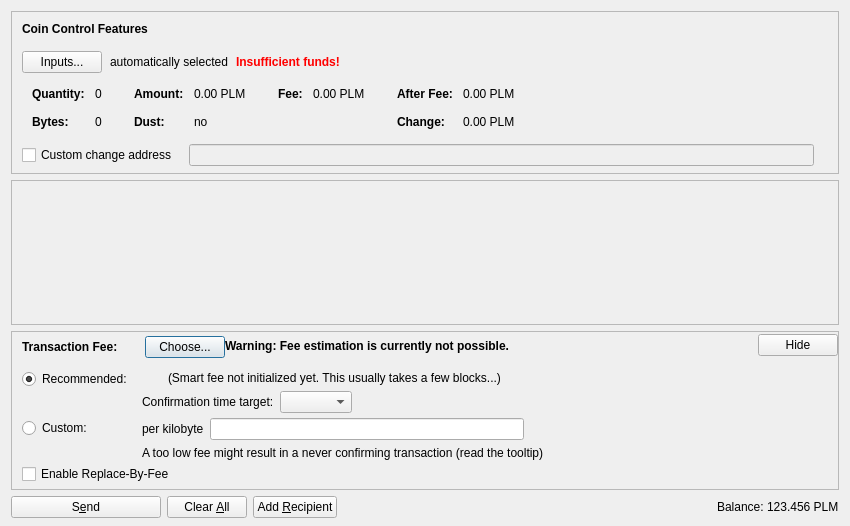
<?xml version="1.0" encoding="UTF-8"?>
<ui version="4.0">
 <class>SendCoinsDialog</class>
 <widget class="QDialog" name="SendCoinsDialog">
  <property name="geometry">
   <rect>
    <x>0</x>
    <y>0</y>
    <width>850</width>
    <height>526</height>
   </rect>
  </property>
  <property name="windowTitle">
   <string>Send Coins</string>
  </property>
  <layout class="QVBoxLayout" name="verticalLayout" stretch="0,1,0,0">
   <property name="bottomMargin">
    <number>8</number>
   </property>
   <item>
    <widget class="QFrame" name="frameCoinControl">
     <property name="sizePolicy">
      <sizepolicy hsizetype="Expanding" vsizetype="Expanding">
       <horstretch>0</horstretch>
       <verstretch>0</verstretch>
      </sizepolicy>
     </property>
     <property name="maximumSize">
      <size>
       <width>16777215</width>
       <height>16777215</height>
      </size>
     </property>
     <property name="frameShape">
      <enum>QFrame::StyledPanel</enum>
     </property>
     <property name="frameShadow">
      <enum>QFrame::Sunken</enum>
     </property>
     <layout class="QVBoxLayout" name="verticalLayoutCoinControl2">
      <property name="spacing">
       <number>0</number>
      </property>
      <property name="leftMargin">
       <number>0</number>
      </property>
      <property name="topMargin">
       <number>0</number>
      </property>
      <property name="rightMargin">
       <number>0</number>
      </property>
      <property name="bottomMargin">
       <number>6</number>
      </property>
      <item>
       <layout class="QVBoxLayout" name="verticalLayoutCoinControl" stretch="0,0,0,0,1">
        <property name="spacing">
         <number>0</number>
        </property>
        <property name="leftMargin">
         <number>10</number>
        </property>
        <property name="topMargin">
         <number>10</number>
        </property>
        <item>
         <layout class="QHBoxLayout" name="horizontalLayoutCoinControl1">
          <property name="bottomMargin">
           <number>15</number>
          </property>
          <item>
           <widget class="QLabel" name="labelCoinControlFeatures">
            <property name="sizePolicy">
             <sizepolicy hsizetype="Preferred" vsizetype="Maximum">
              <horstretch>0</horstretch>
              <verstretch>0</verstretch>
             </sizepolicy>
            </property>
            <property name="font">
             <font>
              <weight>75</weight>
              <bold>true</bold>
             </font>
            </property>
            <property name="styleSheet">
             <string notr="true">font-weight:bold;</string>
            </property>
            <property name="text">
             <string>Coin Control Features</string>
            </property>
           </widget>
          </item>
         </layout>
        </item>
        <item>
         <layout class="QHBoxLayout" name="horizontalLayoutCoinControl2" stretch="0,0,0,0">
          <property name="spacing">
           <number>8</number>
          </property>
          <property name="bottomMargin">
           <number>10</number>
          </property>
          <item>
           <widget class="QPushButton" name="pushButtonCoinControl">
            <property name="styleSheet">
             <string notr="true"/>
            </property>
            <property name="text">
             <string>Inputs...</string>
            </property>
            <property name="autoDefault">
             <bool>false</bool>
            </property>
           </widget>
          </item>
          <item>
           <widget class="QLabel" name="labelCoinControlAutomaticallySelected">
            <property name="text">
             <string>automatically selected</string>
            </property>
            <property name="margin">
             <number>5</number>
            </property>
           </widget>
          </item>
          <item>
           <widget class="QLabel" name="labelCoinControlInsuffFunds">
            <property name="font">
             <font>
              <weight>75</weight>
              <bold>true</bold>
             </font>
            </property>
            <property name="styleSheet">
             <string notr="true">color:red;font-weight:bold;</string>
            </property>
            <property name="text">
             <string>Insufficient funds!</string>
            </property>
            <property name="margin">
             <number>5</number>
            </property>
           </widget>
          </item>
          <item>
           <spacer name="horizontalSpacerCoinControl">
            <property name="orientation">
             <enum>Qt::Horizontal</enum>
            </property>
            <property name="sizeHint" stdset="0">
             <size>
              <width>40</width>
              <height>1</height>
             </size>
            </property>
           </spacer>
          </item>
         </layout>
        </item>
        <item>
         <widget class="QWidget" name="widgetCoinControl" native="true">
          <property name="sizePolicy">
           <sizepolicy hsizetype="Preferred" vsizetype="Preferred">
            <horstretch>0</horstretch>
            <verstretch>0</verstretch>
           </sizepolicy>
          </property>
          <property name="minimumSize">
           <size>
            <width>0</width>
            <height>0</height>
           </size>
          </property>
          <property name="styleSheet">
           <string notr="true"/>
          </property>
          <layout class="QHBoxLayout" name="horizontalLayoutCoinControl5">
           <property name="leftMargin">
            <number>0</number>
           </property>
           <property name="topMargin">
            <number>0</number>
           </property>
           <property name="rightMargin">
            <number>0</number>
           </property>
           <property name="bottomMargin">
            <number>0</number>
           </property>
           <item>
            <layout class="QHBoxLayout" name="horizontalLayoutCoinControl3" stretch="0,0,0,1">
             <property name="spacing">
              <number>20</number>
             </property>
             <property name="topMargin">
              <number>0</number>
             </property>
             <property name="bottomMargin">
              <number>10</number>
             </property>
             <item>
              <layout class="QFormLayout" name="formLayoutCoinControl1">
               <property name="horizontalSpacing">
                <number>10</number>
               </property>
               <property name="verticalSpacing">
                <number>14</number>
               </property>
               <property name="leftMargin">
                <number>10</number>
               </property>
               <property name="topMargin">
                <number>4</number>
               </property>
               <property name="rightMargin">
                <number>6</number>
               </property>
               <item row="0" column="0">
                <widget class="QLabel" name="labelCoinControlQuantityText">
                 <property name="font">
                  <font>
                   <weight>75</weight>
                   <bold>true</bold>
                  </font>
                 </property>
                 <property name="text">
                  <string>Quantity:</string>
                 </property>
                 <property name="margin">
                  <number>0</number>
                 </property>
                </widget>
               </item>
               <item row="0" column="1">
                <widget class="QLabel" name="labelCoinControlQuantity">
                 <property name="cursor">
                  <cursorShape>IBeamCursor</cursorShape>
                 </property>
                 <property name="contextMenuPolicy">
                  <enum>Qt::ActionsContextMenu</enum>
                 </property>
                 <property name="text">
                  <string notr="true">0</string>
                 </property>
                 <property name="margin">
                  <number>0</number>
                 </property>
                 <property name="textInteractionFlags">
                  <set>Qt::LinksAccessibleByMouse|Qt::TextSelectableByKeyboard|Qt::TextSelectableByMouse</set>
                 </property>
                </widget>
               </item>
               <item row="1" column="0">
                <widget class="QLabel" name="labelCoinControlBytesText">
                 <property name="font">
                  <font>
                   <weight>75</weight>
                   <bold>true</bold>
                  </font>
                 </property>
                 <property name="text">
                  <string>Bytes:</string>
                 </property>
                </widget>
               </item>
               <item row="1" column="1">
                <widget class="QLabel" name="labelCoinControlBytes">
                 <property name="cursor">
                  <cursorShape>IBeamCursor</cursorShape>
                 </property>
                 <property name="contextMenuPolicy">
                  <enum>Qt::ActionsContextMenu</enum>
                 </property>
                 <property name="text">
                  <string notr="true">0</string>
                 </property>
                 <property name="textInteractionFlags">
                  <set>Qt::LinksAccessibleByMouse|Qt::TextSelectableByKeyboard|Qt::TextSelectableByMouse</set>
                 </property>
                </widget>
               </item>
              </layout>
             </item>
             <item>
              <layout class="QFormLayout" name="formLayoutCoinControl2">
               <property name="horizontalSpacing">
                <number>10</number>
               </property>
               <property name="verticalSpacing">
                <number>14</number>
               </property>
               <property name="leftMargin">
                <number>6</number>
               </property>
               <property name="topMargin">
                <number>4</number>
               </property>
               <property name="rightMargin">
                <number>6</number>
               </property>
               <item row="0" column="0">
                <widget class="QLabel" name="labelCoinControlAmountText">
                 <property name="font">
                  <font>
                   <weight>75</weight>
                   <bold>true</bold>
                  </font>
                 </property>
                 <property name="text">
                  <string>Amount:</string>
                 </property>
                 <property name="margin">
                  <number>0</number>
                 </property>
                </widget>
               </item>
               <item row="0" column="1">
                <widget class="QLabel" name="labelCoinControlAmount">
                 <property name="cursor">
                  <cursorShape>IBeamCursor</cursorShape>
                 </property>
                 <property name="contextMenuPolicy">
                  <enum>Qt::ActionsContextMenu</enum>
                 </property>
                 <property name="text">
                  <string notr="true">0.00 PLM</string>
                 </property>
                 <property name="textInteractionFlags">
                  <set>Qt::LinksAccessibleByMouse|Qt::TextSelectableByKeyboard|Qt::TextSelectableByMouse</set>
                 </property>
                </widget>
               </item>
               <item row="1" column="0">
                <widget class="QLabel" name="labelCoinControlLowOutputText">
                 <property name="font">
                  <font>
                   <weight>75</weight>
                   <bold>true</bold>
                  </font>
                 </property>
                 <property name="text">
                  <string>Dust:</string>
                 </property>
                </widget>
               </item>
               <item row="1" column="1">
                <widget class="QLabel" name="labelCoinControlLowOutput">
                 <property name="cursor">
                  <cursorShape>IBeamCursor</cursorShape>
                 </property>
                 <property name="contextMenuPolicy">
                  <enum>Qt::ActionsContextMenu</enum>
                 </property>
                 <property name="text">
                  <string notr="true">no</string>
                 </property>
                 <property name="textInteractionFlags">
                  <set>Qt::LinksAccessibleByMouse|Qt::TextSelectableByKeyboard|Qt::TextSelectableByMouse</set>
                 </property>
                </widget>
               </item>
              </layout>
             </item>
             <item>
              <layout class="QFormLayout" name="formLayoutCoinControl3">
               <property name="horizontalSpacing">
                <number>10</number>
               </property>
               <property name="verticalSpacing">
                <number>14</number>
               </property>
               <property name="leftMargin">
                <number>6</number>
               </property>
               <property name="topMargin">
                <number>4</number>
               </property>
               <property name="rightMargin">
                <number>6</number>
               </property>
               <item row="0" column="0">
                <widget class="QLabel" name="labelCoinControlFeeText">
                 <property name="font">
                  <font>
                   <weight>75</weight>
                   <bold>true</bold>
                  </font>
                 </property>
                 <property name="text">
                  <string>Fee:</string>
                 </property>
                 <property name="margin">
                  <number>0</number>
                 </property>
                </widget>
               </item>
               <item row="0" column="1">
                <widget class="QLabel" name="labelCoinControlFee">
                 <property name="cursor">
                  <cursorShape>IBeamCursor</cursorShape>
                 </property>
                 <property name="contextMenuPolicy">
                  <enum>Qt::ActionsContextMenu</enum>
                 </property>
                 <property name="text">
                  <string notr="true">0.00 PLM</string>
                 </property>
                 <property name="textInteractionFlags">
                  <set>Qt::LinksAccessibleByMouse|Qt::TextSelectableByKeyboard|Qt::TextSelectableByMouse</set>
                 </property>
                </widget>
               </item>
              </layout>
             </item>
             <item>
              <layout class="QFormLayout" name="formLayoutCoinControl4">
               <property name="horizontalSpacing">
                <number>10</number>
               </property>
               <property name="verticalSpacing">
                <number>14</number>
               </property>
               <property name="leftMargin">
                <number>6</number>
               </property>
               <property name="topMargin">
                <number>4</number>
               </property>
               <property name="rightMargin">
                <number>6</number>
               </property>
               <item row="0" column="0">
                <widget class="QLabel" name="labelCoinControlAfterFeeText">
                 <property name="font">
                  <font>
                   <weight>75</weight>
                   <bold>true</bold>
                  </font>
                 </property>
                 <property name="text">
                  <string>After Fee:</string>
                 </property>
                 <property name="margin">
                  <number>0</number>
                 </property>
                </widget>
               </item>
               <item row="0" column="1">
                <widget class="QLabel" name="labelCoinControlAfterFee">
                 <property name="cursor">
                  <cursorShape>IBeamCursor</cursorShape>
                 </property>
                 <property name="contextMenuPolicy">
                  <enum>Qt::ActionsContextMenu</enum>
                 </property>
                 <property name="text">
                  <string notr="true">0.00 PLM</string>
                 </property>
                 <property name="textInteractionFlags">
                  <set>Qt::LinksAccessibleByMouse|Qt::TextSelectableByKeyboard|Qt::TextSelectableByMouse</set>
                 </property>
                </widget>
               </item>
               <item row="1" column="0">
                <widget class="QLabel" name="labelCoinControlChangeText">
                 <property name="font">
                  <font>
                   <weight>75</weight>
                   <bold>true</bold>
                  </font>
                 </property>
                 <property name="text">
                  <string>Change:</string>
                 </property>
                </widget>
               </item>
               <item row="1" column="1">
                <widget class="QLabel" name="labelCoinControlChange">
                 <property name="cursor">
                  <cursorShape>IBeamCursor</cursorShape>
                 </property>
                 <property name="contextMenuPolicy">
                  <enum>Qt::ActionsContextMenu</enum>
                 </property>
                 <property name="text">
                  <string notr="true">0.00 PLM</string>
                 </property>
                 <property name="textInteractionFlags">
                  <set>Qt::LinksAccessibleByMouse|Qt::TextSelectableByKeyboard|Qt::TextSelectableByMouse</set>
                 </property>
                </widget>
               </item>
              </layout>
             </item>
            </layout>
           </item>
          </layout>
         </widget>
        </item>
        <item>
         <layout class="QHBoxLayout" name="horizontalLayoutCoinControl4" stretch="0,0,0">
          <property name="spacing">
           <number>12</number>
          </property>
          <property name="sizeConstraint">
           <enum>QLayout::SetDefaultConstraint</enum>
          </property>
          <property name="topMargin">
           <number>5</number>
          </property>
          <property name="rightMargin">
           <number>5</number>
          </property>
          <item>
           <widget class="QCheckBox" name="checkBoxCoinControlChange">
            <property name="toolTip">
             <string>If this is activated, but the change address is empty or invalid, change will be sent to a newly generated address.</string>
            </property>
            <property name="text">
             <string>Custom change address</string>
            </property>
           </widget>
          </item>
          <item>
           <widget class="QValidatedLineEdit" name="lineEditCoinControlChange">
            <property name="enabled">
             <bool>false</bool>
            </property>
            <property name="sizePolicy">
             <sizepolicy hsizetype="Expanding" vsizetype="Fixed">
              <horstretch>0</horstretch>
              <verstretch>0</verstretch>
             </sizepolicy>
            </property>
           </widget>
          </item>
          <item>
           <widget class="QLabel" name="labelCoinControlChangeLabel">
            <property name="sizePolicy">
             <sizepolicy hsizetype="Preferred" vsizetype="Expanding">
              <horstretch>0</horstretch>
              <verstretch>0</verstretch>
             </sizepolicy>
            </property>
            <property name="minimumSize">
             <size>
              <width>0</width>
              <height>0</height>
             </size>
            </property>
            <property name="text">
             <string/>
            </property>
            <property name="margin">
             <number>3</number>
            </property>
           </widget>
          </item>
         </layout>
        </item>
        <item>
         <spacer name="verticalSpacerCoinControl">
          <property name="orientation">
           <enum>Qt::Vertical</enum>
          </property>
          <property name="sizeHint" stdset="0">
           <size>
            <width>800</width>
            <height>1</height>
           </size>
          </property>
         </spacer>
        </item>
       </layout>
      </item>
     </layout>
    </widget>
   </item>
   <item>
    <widget class="QScrollArea" name="scrollArea">
     <property name="widgetResizable">
      <bool>true</bool>
     </property>
     <widget class="QWidget" name="scrollAreaWidgetContents">
      <property name="geometry">
       <rect>
        <x>0</x>
        <y>0</y>
        <width>830</width>
        <height>104</height>
       </rect>
      </property>
      <layout class="QVBoxLayout" name="verticalLayout_2" stretch="0,1">
       <property name="leftMargin">
        <number>0</number>
       </property>
       <property name="topMargin">
        <number>0</number>
       </property>
       <property name="rightMargin">
        <number>0</number>
       </property>
       <property name="bottomMargin">
        <number>0</number>
       </property>
       <item>
        <layout class="QVBoxLayout" name="entries">
         <property name="spacing">
          <number>6</number>
         </property>
        </layout>
       </item>
       <item>
        <spacer name="verticalSpacer">
         <property name="orientation">
          <enum>Qt::Vertical</enum>
         </property>
         <property name="sizeHint" stdset="0">
          <size>
           <width>20</width>
           <height>40</height>
          </size>
         </property>
        </spacer>
       </item>
      </layout>
     </widget>
    </widget>
   </item>
   <item>
    <widget class="QFrame" name="frameFee">
     <property name="sizePolicy">
      <sizepolicy hsizetype="Expanding" vsizetype="Expanding">
       <horstretch>0</horstretch>
       <verstretch>0</verstretch>
      </sizepolicy>
     </property>
     <property name="maximumSize">
      <size>
       <width>16777215</width>
       <height>16777215</height>
      </size>
     </property>
     <property name="frameShape">
      <enum>QFrame::StyledPanel</enum>
     </property>
     <property name="frameShadow">
      <enum>QFrame::Sunken</enum>
     </property>
     <layout class="QVBoxLayout" name="verticalLayoutFee1">
      <property name="spacing">
       <number>0</number>
      </property>
      <property name="leftMargin">
       <number>0</number>
      </property>
      <property name="topMargin">
       <number>0</number>
      </property>
      <property name="rightMargin">
       <number>0</number>
      </property>
      <property name="bottomMargin">
       <number>0</number>
      </property>
      <item>
       <layout class="QVBoxLayout" name="verticalLayoutFee2" stretch="0,0,0">
        <property name="spacing">
         <number>0</number>
        </property>
        <property name="leftMargin">
         <number>10</number>
        </property>
        <property name="topMargin">
         <number>0</number>
        </property>
        <item>
         <layout class="QHBoxLayout" name="horizontalLayoutFee1">
          <property name="bottomMargin">
           <number>0</number>
          </property>
          <item>
           <layout class="QVBoxLayout" name="verticalLayoutFee7">
            <property name="spacing">
             <number>0</number>
            </property>
            <item>
             <spacer name="verticalSpacerSmartFee">
              <property name="orientation">
               <enum>Qt::Vertical</enum>
              </property>
              <property name="sizeType">
               <enum>QSizePolicy::Fixed</enum>
              </property>
              <property name="sizeHint" stdset="0">
               <size>
                <width>1</width>
                <height>4</height>
               </size>
              </property>
             </spacer>
            </item>
            <item>
             <layout class="QHBoxLayout" name="horizontalLayoutSmartFee">
              <property name="spacing">
               <number>10</number>
              </property>
              <item>
               <widget class="QLabel" name="labelFeeHeadline">
                <property name="sizePolicy">
                 <sizepolicy hsizetype="Preferred" vsizetype="Maximum">
                  <horstretch>0</horstretch>
                  <verstretch>0</verstretch>
                 </sizepolicy>
                </property>
                <property name="font">
                 <font>
                  <weight>75</weight>
                  <bold>true</bold>
                 </font>
                </property>
                <property name="styleSheet">
                 <string notr="true">font-weight:bold;</string>
                </property>
                <property name="text">
                 <string>Transaction Fee:</string>
                </property>
               </widget>
              </item>
              <item>
               <widget class="QLabel" name="labelFeeMinimized">
                <property name="text">
                 <string/>
                </property>
               </widget>
              </item>
              <item>
               <widget class="QPushButton" name="buttonChooseFee">
                <property name="text">
                 <string>Choose...</string>
                </property>
               </widget>
              </item>
             </layout>
            </item>
            <item>
             <spacer name="verticalSpacer_5">
              <property name="orientation">
               <enum>Qt::Vertical</enum>
              </property>
              <property name="sizeHint" stdset="0">
               <size>
                <width>1</width>
                <height>1</height>
               </size>
              </property>
             </spacer>
            </item>
           </layout>
          </item>
          <item>
           <widget class="QLabel" name="fallbackFeeWarningLabel">
            <property name="toolTip">
             <string>Using the fallbackfee can result in sending a transaction that will take several hours or days (or never) to confirm. Consider choosing your fee manually or wait until you have validated the complete chain.</string>
            </property>
            <property name="font">
            <font>
                <weight>75</weight>
                <bold>true</bold>
            </font>
            </property>
            <property name="text">
             <string>Warning: Fee estimation is currently not possible.</string>
            </property>
            <property name="wordWrap">
             <bool>false</bool>
            </property>
           </widget>
          </item>
          <item>
           <spacer name="horizontalSpacer_4">
            <property name="orientation">
             <enum>Qt::Horizontal</enum>
            </property>
            <property name="sizeType">
             <enum>QSizePolicy::MinimumExpanding</enum>
            </property>
            <property name="sizeHint" stdset="0">
             <size>
              <width>40</width>
              <height>20</height>
             </size>
            </property>
           </spacer>
          </item>
          <item>
           <widget class="QPushButton" name="buttonMinimizeFee">
            <property name="toolTip">
             <string>Hide transaction fee settings</string>
            </property>
            <property name="text">
             <string>Hide</string>
            </property>
           </widget>
          </item>
         </layout>
        </item>
        <item>
         <widget class="QFrame" name="frameFeeSelection">
          <layout class="QVBoxLayout" name="verticalLayoutFee12">
           <property name="spacing">
            <number>0</number>
           </property>
           <property name="leftMargin">
            <number>0</number>
           </property>
           <property name="topMargin">
            <number>0</number>
           </property>
           <property name="rightMargin">
            <number>0</number>
           </property>
           <property name="bottomMargin">
            <number>0</number>
           </property>
           <item>
            <layout class="QGridLayout" name="gridLayoutFee">
             <property name="topMargin">
              <number>10</number>
             </property>
             <property name="bottomMargin">
              <number>4</number>
             </property>
             <property name="horizontalSpacing">
              <number>10</number>
             </property>
             <property name="verticalSpacing">
              <number>4</number>
             </property>
             <item row="1" column="1">
              <layout class="QVBoxLayout" name="verticalLayoutFee8">
               <property name="spacing">
                <number>6</number>
               </property>
               <item>
                <layout class="QHBoxLayout" name="horizontalLayoutFee13">
                 <item>
                  <widget class="QLabel" name="labelCustomPerKilobyte">
                   <property name="toolTip">
                    <string>Specify a custom fee per kB (1,000 bytes) of the transaction's virtual size.

Note:  Since the fee is calculated on a per-byte basis, a fee of "100 satoshis per kB" for a transaction size of 500 bytes (half of 1 kB) would ultimately yield a fee of only 50 satoshis.</string>
                   </property>
                   <property name="text">
                    <string>per kilobyte</string>
                   </property>
                  </widget>
                 </item>
                 <item>
                  <widget class="PalladiumAmountField" name="customFee"/>
                 </item>
                 <item>
                  <spacer name="horizontalSpacer_6">
                   <property name="orientation">
                    <enum>Qt::Horizontal</enum>
                   </property>
                   <property name="sizeHint" stdset="0">
                    <size>
                     <width>1</width>
                     <height>1</height>
                    </size>
                   </property>
                  </spacer>
                 </item>
                </layout>
               </item>
               <item>
                <layout class="QHBoxLayout" name="horizontalLayoutFee8">
                 <item>
                  <widget class="QLabel" name="labelCustomFeeWarning">
                   <property name="enabled">
                    <bool>true</bool>
                   </property>
                   <property name="toolTip">
                    <string>When there is less transaction volume than space in the blocks, miners as well as relaying nodes may enforce a minimum fee. Paying only this minimum fee is just fine, but be aware that this can result in a never confirming transaction once there is more demand for palladium transactions than the network can process.</string>
                   </property>
                   <property name="text">
                    <string>A too low fee might result in a never confirming transaction (read the tooltip)</string>
                   </property>
                  </widget>
                 </item>
                 <item>
                  <spacer name="horizontalSpacer_2">
                   <property name="orientation">
                    <enum>Qt::Horizontal</enum>
                   </property>
                   <property name="sizeHint" stdset="0">
                    <size>
                     <width>1</width>
                     <height>1</height>
                    </size>
                   </property>
                  </spacer>
                 </item>
                </layout>
               </item>
              </layout>
             </item>
             <item row="0" column="0">
              <layout class="QVBoxLayout" name="verticalLayoutFee4" stretch="0,1">
               <item>
                <widget class="QRadioButton" name="radioSmartFee">
                 <property name="text">
                  <string>Recommended:</string>
                 </property>
                 <property name="checked">
                  <bool>true</bool>
                 </property>
                 <attribute name="buttonGroup">
                  <string notr="true">groupFee</string>
                 </attribute>
                </widget>
               </item>
               <item>
                <spacer name="verticalSpacer_2">
                 <property name="orientation">
                  <enum>Qt::Vertical</enum>
                 </property>
                 <property name="sizeHint" stdset="0">
                  <size>
                   <width>1</width>
                   <height>1</height>
                  </size>
                 </property>
                </spacer>
               </item>
              </layout>
             </item>
             <item row="1" column="0">
              <layout class="QVBoxLayout" name="verticalLayoutFee9" stretch="0,1">
               <item>
                <widget class="QRadioButton" name="radioCustomFee">
                 <property name="text">
                  <string>Custom:</string>
                 </property>
                 <attribute name="buttonGroup">
                  <string notr="true">groupFee</string>
                 </attribute>
                </widget>
               </item>
               <item>
                <spacer name="verticalSpacer_6">
                 <property name="orientation">
                  <enum>Qt::Vertical</enum>
                 </property>
                 <property name="sizeHint" stdset="0">
                  <size>
                   <width>1</width>
                   <height>1</height>
                  </size>
                 </property>
                </spacer>
               </item>
              </layout>
             </item>
             <item row="0" column="1">
              <layout class="QVBoxLayout" name="verticalLayoutFee3" stretch="0,0,1">
               <property name="spacing">
                <number>6</number>
               </property>
               <property name="topMargin">
                <number>2</number>
               </property>
               <item>
                <layout class="QHBoxLayout" name="horizontalLayoutFee12">
                 <item>
                  <widget class="QLabel" name="labelSmartFee">
                   <property name="text">
                    <string/>
                   </property>
                  </widget>
                 </item>
                 <item>
                  <widget class="QLabel" name="labelFeeEstimation">
                   <property name="text">
                    <string/>
                   </property>
                  </widget>
                 </item>
                 <item>
                  <widget class="QLabel" name="labelSmartFee2">
                   <property name="text">
                    <string>(Smart fee not initialized yet. This usually takes a few blocks...)</string>
                   </property>
                  </widget>
                 </item>
                 <item>
                  <spacer name="horizontalSpacer_5">
                   <property name="orientation">
                    <enum>Qt::Horizontal</enum>
                   </property>
                   <property name="sizeHint" stdset="0">
                    <size>
                     <width>1</width>
                     <height>1</height>
                    </size>
                   </property>
                  </spacer>
                 </item>
                </layout>
               </item>
               <item>
                <layout class="QHBoxLayout" name="horizontalLayoutFee9">
                 <item>
                  <layout class="QVBoxLayout" name="verticalLayoutFee6">
                   <item>
                    <widget class="QLabel" name="labelSmartFee3">
                     <property name="text">
                      <string>Confirmation time target:</string>
                     </property>
                    </widget>
                   </item>
                  </layout>
                 </item>
                 <item>
                  <layout class="QVBoxLayout" name="verticalLayoutFee5">
                   <property name="rightMargin">
                    <number>30</number>
                   </property>
                   <item>
                    <layout class="QHBoxLayout" name="horizontalLayoutConfTarget">
                     <property name="bottomMargin">
                      <number>0</number>
                     </property>
                     <item>
                      <widget class="QComboBox" name="confTargetSelector"/>
                     </item>
                     <item>
                      <spacer name="horizontalSpacerConfTarget">
                       <property name="orientation">
                        <enum>Qt::Horizontal</enum>
                       </property>
                       <property name="sizeHint" stdset="0">
                        <size>
                         <width>40</width>
                         <height>20</height>
                        </size>
                       </property>
                      </spacer>
                     </item>
                    </layout>
                   </item>
                  </layout>
                 </item>
                </layout>
               </item>
               <item>
                <spacer name="verticalSpacer_4">
                 <property name="orientation">
                  <enum>Qt::Vertical</enum>
                 </property>
                 <property name="sizeHint" stdset="0">
                  <size>
                   <width>1</width>
                   <height>1</height>
                  </size>
                 </property>
                </spacer>
               </item>
              </layout>
             </item>
            </layout>
           </item>
           <item>
            <widget class="QCheckBox" name="optInRBF">
             <property name="text">
              <string>Enable Replace-By-Fee</string>
             </property>
             <property name="toolTip">
              <string>With Replace-By-Fee (BIP-125) you can increase a transaction's fee after it is sent. Without this, a higher fee may be recommended to compensate for increased transaction delay risk.</string>
             </property>
            </widget>
           </item>
          </layout>
         </widget>
        </item>
        <item>
         <spacer name="verticalSpacerFee">
          <property name="orientation">
           <enum>Qt::Vertical</enum>
          </property>
          <property name="sizeHint" stdset="0">
           <size>
            <width>40</width>
            <height>5</height>
           </size>
          </property>
         </spacer>
        </item>
       </layout>
      </item>
     </layout>
    </widget>
   </item>
   <item>
    <layout class="QHBoxLayout" name="horizontalLayout">
     <item>
      <widget class="QPushButton" name="sendButton">
       <property name="minimumSize">
        <size>
         <width>150</width>
         <height>0</height>
        </size>
       </property>
       <property name="toolTip">
        <string>Confirm the send action</string>
       </property>
       <property name="text">
        <string>S&amp;end</string>
       </property>
       <property name="icon">
        <iconset resource="../palladium.qrc">
         <normaloff>:/icons/send</normaloff>:/icons/send</iconset>
       </property>
       <property name="autoDefault">
        <bool>false</bool>
       </property>
       <property name="default">
        <bool>false</bool>
       </property>
      </widget>
     </item>
     <item>
      <widget class="QPushButton" name="clearButton">
       <property name="sizePolicy">
        <sizepolicy hsizetype="Minimum" vsizetype="Fixed">
         <horstretch>0</horstretch>
         <verstretch>0</verstretch>
        </sizepolicy>
       </property>
       <property name="toolTip">
        <string>Clear all fields of the form.</string>
       </property>
       <property name="text">
        <string>Clear &amp;All</string>
       </property>
       <property name="icon">
        <iconset resource="../palladium.qrc">
         <normaloff>:/icons/remove</normaloff>:/icons/remove</iconset>
       </property>
       <property name="autoDefault">
        <bool>false</bool>
       </property>
      </widget>
     </item>
     <item>
      <widget class="QPushButton" name="addButton">
       <property name="toolTip">
        <string>Send to multiple recipients at once</string>
       </property>
       <property name="text">
        <string>Add &amp;Recipient</string>
       </property>
       <property name="icon">
        <iconset resource="../palladium.qrc">
         <normaloff>:/icons/add</normaloff>:/icons/add</iconset>
       </property>
       <property name="autoDefault">
        <bool>false</bool>
       </property>
      </widget>
     </item>
     <item>
      <spacer name="horizontalSpacer">
       <property name="orientation">
        <enum>Qt::Horizontal</enum>
       </property>
       <property name="sizeHint" stdset="0">
        <size>
         <width>40</width>
         <height>20</height>
        </size>
       </property>
      </spacer>
     </item>
     <item>
      <layout class="QHBoxLayout" name="horizontalLayout_2">
       <property name="spacing">
        <number>3</number>
       </property>
       <item>
        <widget class="QLabel" name="labelBalanceName">
         <property name="sizePolicy">
          <sizepolicy hsizetype="Preferred" vsizetype="Fixed">
           <horstretch>0</horstretch>
           <verstretch>0</verstretch>
          </sizepolicy>
         </property>
         <property name="text">
          <string>Balance:</string>
         </property>
        </widget>
       </item>
       <item>
        <widget class="QLabel" name="labelBalance">
         <property name="sizePolicy">
          <sizepolicy hsizetype="Preferred" vsizetype="Fixed">
           <horstretch>0</horstretch>
           <verstretch>0</verstretch>
          </sizepolicy>
         </property>
         <property name="cursor">
          <cursorShape>IBeamCursor</cursorShape>
         </property>
         <property name="text">
          <string notr="true">123.456 PLM</string>
         </property>
         <property name="textInteractionFlags">
          <set>Qt::LinksAccessibleByMouse|Qt::TextSelectableByKeyboard|Qt::TextSelectableByMouse</set>
         </property>
        </widget>
       </item>
      </layout>
     </item>
    </layout>
   </item>
  </layout>
 </widget>
 <customwidgets>
  <customwidget>
   <class>QValidatedLineEdit</class>
   <extends>QLineEdit</extends>
   <header>qt/qvalidatedlineedit.h</header>
  </customwidget>
  <customwidget>
   <class>PalladiumAmountField</class>
   <extends>QLineEdit</extends>
   <header>qt/palladiumamountfield.h</header>
   <container>1</container>
  </customwidget>
 </customwidgets>
 <resources>
  <include location="../palladium.qrc"/>
 </resources>
 <connections/>
 <buttongroups>
  <buttongroup name="groupFee"/>
 </buttongroups>
</ui>
